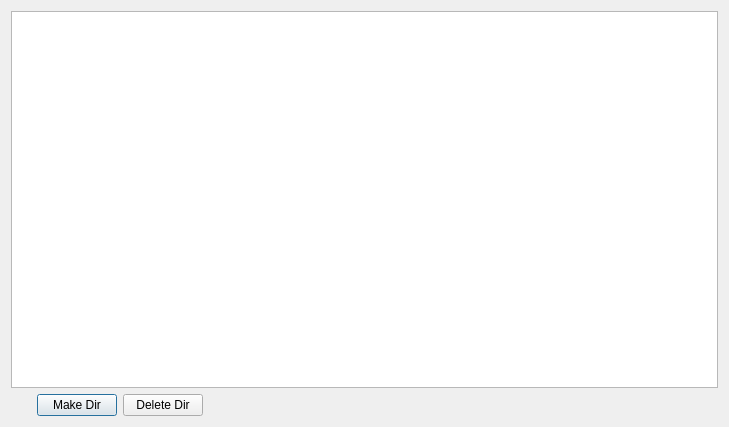
<?xml version="1.0" encoding="UTF-8"?>
<ui version="4.0">
 <class>Dialog</class>
 <widget class="QDialog" name="Dialog">
  <property name="geometry">
   <rect>
    <x>0</x>
    <y>0</y>
    <width>729</width>
    <height>427</height>
   </rect>
  </property>
  <property name="windowTitle">
   <string>Dialog</string>
  </property>
  <layout class="QVBoxLayout" name="verticalLayout">
   <item>
    <widget class="QTreeView" name="treeView"/>
   </item>
   <item>
    <layout class="QHBoxLayout" name="horizontalLayout">
     <item>
      <spacer name="horizontalSpacer">
       <property name="orientation">
        <enum>Qt::Horizontal</enum>
       </property>
       <property name="sizeType">
        <enum>QSizePolicy::Fixed</enum>
       </property>
       <property name="sizeHint" stdset="0">
        <size>
         <width>26</width>
         <height>20</height>
        </size>
       </property>
      </spacer>
     </item>
     <item>
      <widget class="QPushButton" name="pushButton">
       <property name="text">
        <string>Make Dir</string>
       </property>
      </widget>
     </item>
     <item>
      <widget class="QPushButton" name="pushButton_2">
       <property name="text">
        <string>Delete Dir</string>
       </property>
      </widget>
     </item>
     <item>
      <spacer name="horizontalSpacer_2">
       <property name="orientation">
        <enum>Qt::Horizontal</enum>
       </property>
       <property name="sizeHint" stdset="0">
        <size>
         <width>40</width>
         <height>20</height>
        </size>
       </property>
      </spacer>
     </item>
    </layout>
   </item>
  </layout>
 </widget>
 <resources/>
 <connections/>
</ui>
